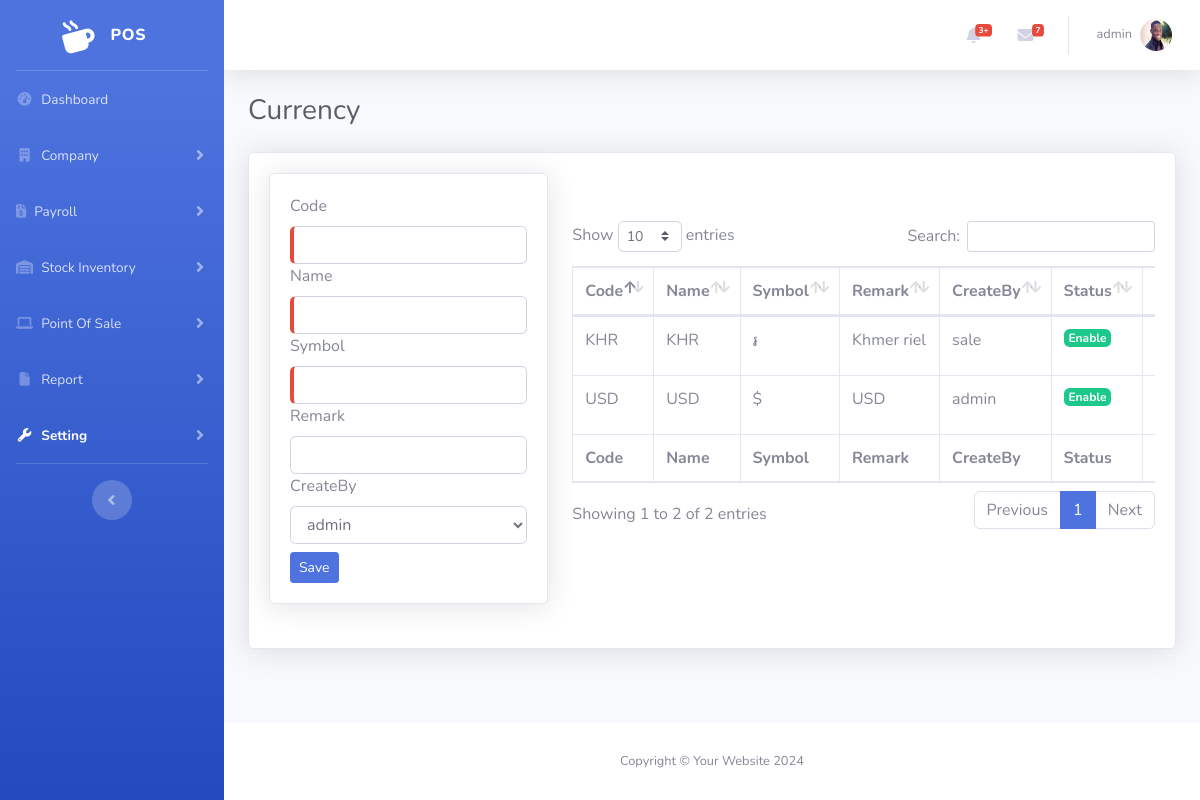
The page /admin/currency.php (signed in) on the database its author committed.
### tables this page shows
CREATE TABLE `user` (
  `Id` int(11) NOT NULL,
  `OutletId` int(11) DEFAULT NULL,
  `EmployeeId` int(11) DEFAULT NULL,
  `RoleId` int(11) DEFAULT NULL,
  `Username` varchar(120) NOT NULL,
  `Password` varchar(255) NOT NULL,
  `Remark` varchar(255) DEFAULT NULL,
  `Status` tinyint(1) DEFAULT 1,
  `CreateBy` int(11) DEFAULT NULL,
  `CreateAt` timestamp NOT NULL DEFAULT current_timestamp(),
  `UpdateAt` datetime DEFAULT NULL,
  `del` int(11) NOT NULL DEFAULT 1
);

CREATE TABLE `employee` (
  `Id` int(11) NOT NULL,
  `OutletId` int(11) NOT NULL,
  `Code` varchar(120) NOT NULL,
  `Firstname` varchar(120) NOT NULL,
  `Lastname` varchar(120) NOT NULL,
  `Gender` varchar(10) NOT NULL,
  `Dob` date DEFAULT NULL,
  `Nation` int(11) DEFAULT 1,
  `Marital` varchar(20) NOT NULL,
  `Email` varchar(120) DEFAULT NULL,
  `Tel` varchar(18) DEFAULT NULL,
  `Address` text DEFAULT NULL,
  `EmployeeType` int(11) DEFAULT 1,
  `Salary` decimal(6,2) DEFAULT 0.00,
  `Currency` int(11) DEFAULT 1,
  `Position` int(11) DEFAULT 1,
  `Bank` int(11) DEFAULT 1,
  `AccountName` varchar(200) DEFAULT NULL,
  `AccountNumber` varchar(200) DEFAULT NULL,
  `IdCard` int(20) DEFAULT NULL,
  `Image` varchar(255) DEFAULT NULL,
  `Status` tinyint(1) DEFAULT 1,
  `JoinAT` date DEFAULT NULL,
  `ResignAt` date DEFAULT NULL,
  `ReasonResign` text DEFAULT NULL,
  `CreateBy` int(11) DEFAULT NULL,
  `CreateAt` timestamp NOT NULL DEFAULT current_timestamp(),
  `UpdateAt` datetime DEFAULT NULL,
  `Remark` text DEFAULT NULL,
  `del` int(11) NOT NULL DEFAULT 1
);

CREATE TABLE `currency` (
  `Id` int(11) NOT NULL,
  `Code` varchar(11) NOT NULL,
  `Name` varchar(11) NOT NULL,
  `Symbol` varchar(11) DEFAULT NULL,
  `Remark` varchar(100) DEFAULT NULL,
  `CreateBy` varchar(100) DEFAULT NULL,
  `Status` tinyint(4) NOT NULL DEFAULT 1,
  `CreateAt` timestamp NOT NULL DEFAULT current_timestamp(),
  `UpdateAt` datetime DEFAULT NULL,
  `del` int(11) NOT NULL DEFAULT 1
);

### admin/currency.php (the view, shortened to what this page needs)
<?php
include('include/head.php');
include('function_currency.php');
?>
<!DOCTYPE html>
<html lang="en">
<head>
    <link href="vendor/fontawesome-free/css/all.min.css" rel="stylesheet" type="text/css">
    <link rel="stylesheet" href="https://cdnjs.cloudflare.com/ajax/libs/font-awesome/6.5.2/css/all.min.css" />
    <link href="css/sb-admin-2.min.css" rel="stylesheet">
    <link href="vendor/datatables/dataTables.bootstrap4.min.css" rel="stylesheet">
</head>
<body id="page-top">
    <div id="wrapper">
        <?php include './include/sidebar.php' ?>
        <div id="content-wrapper" class="d-flex flex-column">
            <div id="content">
                <?php include './include/topbar.php' ?>
                <div class="container-fluid">
                    <div class="d-sm-flex align-items-center justify-content-between mb-4">
                        <h1 class="h3 mb-0 text-gray-800">Currency</h1>
                    </div>
                    <div class="card shadow mb-4">
                        <div class="card-body">
                            <div class="row">
                                <div class="col-4">
                                    <form method="post" enctype="multipart/form-data">
                                        <?php
                                        if (isset($_REQUEST['Id'])) {
                                            $Currency_id = $_REQUEST['Id'];
                                            update();
                                            $rowFrm = $conn->query("SELECT * FROM `currency` WHERE Id=$Currency_id")->fetch_assoc();
                                        } else {
                                            $rowFrm = array("Name" => "",  "Code" => "", "CreateBy" => "","Symbol" => "","Remark" => "",);
                                        }
                                        ?>
                                        <div class="card shadow mb-4">
                                            <div class="card-body">
                                                <label for="Code">Code</label>
                                                <input type="text" class="form-control border-left-danger" name="txtcode" value="<?php echo '' . $rowFrm['Code'] . '' ?>" required>
                                                <label for="Name">Name</label>
                                                <input type="text" class="form-control border-left-danger" name="txtname" value="<?php echo '' . $rowFrm['Name'] . '' ?>" required>
                                                <label for="Symbol">Symbol</label>
                                                <input type="text" class="form-control border-left-danger" name="txtsymbol" value="<?php echo '' . $rowFrm['Symbol'] . '' ?>" required>
                                                <label for="Remark">Remark</label>
                                                <input type="text" class="form-control " name="txtremark" value="<?php echo '' . $rowFrm['Remark'] . '' ?>" required>
                                                <label for="CreateBy">CreateBy</label>
                                                <select class="form-control mb-2" style="width: 100%;" name="txtcreateby">
                                                    <?php
                                                    $sqlcreateby = "SELECT * FROM `user` WHERE del=1";
                                                    $qrcreateby = $conn->query($sqlcreateby);
                                                    while ($rowcreateby = $qrcreateby->fetch_assoc()) {
                                                        if ($rowcreateby['Id'] == $rowFrm['CreateBy']) $sel = 'selected';
                                                        else $sel = '';
                                                        echo '<option value="' . $rowcreateby['Id'] . '" ' . $sel . '>' . $rowcreateby['Username'] . '</option>';
                                                    }
                                                    ?>
                                                </select>
                                                <?php
                                                if (isset($_REQUEST['Id'])) {
                                                    echo '
                                                        <input type="submit" value="UPDATE" class="btn btn-success btn-sm " name="btnUpdate">
                                                        <a href="currency.php" class="btn btn-info btn-sm"> NEW </a>
                                                    ';
                                                } else {
                                                    echo '
                                                        <button type="submit" class="btn btn-primary btn-sm" name="btnAdd">Save</button>
                                                        ';
                                                }
                                                ?>
                                            </div>
                                        </div>
                                    </form>
                                </div>
                                <div class="col-8 mt-5">
                                    <div class="table-responsive">
                                        <table class="table table-bordered" id="dataTable" width="100%" cellspacing="0">
                                            <thead>
                                                <tr>
                                                    <th>Code</th>
                                                    <th>Name</th>
                                                    <th>Symbol</th>
                                                    <th>Remark</th>
                                                    <th>CreateBy</th>
                                                    <th>Status</th>
                                                    <th>Action</th>
                                                </tr>
                                            </thead>
                                            <tfoot>
                                                <tr>
                                                    <th>Code</th>
                                                    <th>Name</th>
                                                    <th>Symbol</th>
                                                    <th>Remark</th>
                                                    <th>CreateBy</th>
                                                    <th>Status</th>
                                                    <th>Action</th>
                                                </tr>
                                            </tfoot>
                                            <tbody>
                                                <?php
                                                $sqlCurrency = "SELECT * FROM `currency` WHERE del=1";
                                                $item = $conn->query($sqlCurrency);
                                                ?>
                                                <?php foreach ($item as $rowCurrency) :
                                                    $createby = $conn->query("SELECT * FROM `user` WHERE Id=" . $rowCurrency['CreateBy'])->fetch_assoc();
                                                ?>
                                                    <tr>
                                                        <td><?= $rowCurrency['Code'] ?></td>
                                                        <td><?= $rowCurrency['Name'] ?></td>
                                                        <td><?= $rowCurrency['Symbol'] ?></td>
                                                        <td><?= $rowCurrency['Remark'] ?></td>
                                                        <td><?= $createby['Username'] ?></td>
                                                        <td>
                                                            <?php
                                                            if ($rowCurrency['Status'] == 1) {
                                                                echo '<p><a href="statusCurrency.php?Id=' . $rowCurrency['Id'] . '&Status=0" class="badge badge-lg badge-success text-white">Enable</a></p>';
                                                            } else {
                                                                echo '<p><a href="statusCurrency.php?Id=' . $rowCurrency['Id'] . '&Status=1" class="badge badge-secondary badge-lg text-white">Disable</a></p>';
                                                            }
                                                            ?>
                                                        </td>
                                                        <td>
                                                        </td>
                                                    </tr>
                                                <?php endforeach  ?>
                                            </tbody>
                                        </table>
                                    </div>
                                </div>
                            </div>
                        </div>
                    </div>
                </div>
            </div>
            <?php include './include/footer.php' ?>
        </div>
    </div>
</body>
</html>

### admin/include/topbar.php (shortened to what this page needs)
<?php
include('../admin/cn.php');
?>
<nav class="navbar navbar-expand navbar-light bg-white topbar mb-4 static-top shadow">
    <ul class="navbar-nav ml-auto">
        <li class="nav-item dropdown no-arrow mx-1">
            <a class="nav-link dropdown-toggle" href="#" id="alertsDropdown" role="button" data-toggle="dropdown" aria-haspopup="true" aria-expanded="false">
                <i class="fas fa-bell fa-fw"></i>
                <span class="badge badge-danger badge-counter">3+</span>
            </a>
        </li>
        <li class="nav-item dropdown no-arrow mx-1">
            <a class="nav-link dropdown-toggle" href="#" id="messagesDropdown" role="button" data-toggle="dropdown" aria-haspopup="true" aria-expanded="false">
                <i class="fas fa-envelope fa-fw"></i>
                <span class="badge badge-danger badge-counter">7</span>
            </a>
        </li>
        <?php
        $id = $_SESSION['session'];
        $sql = "SELECT * FROM `user` WHERE `Id` = '$id'";
        $rs = $conn->query($sql);
        $row = mysqli_fetch_assoc($rs);
        $Profile = $conn->query("SELECT * FROM `Employee` WHERE Id=" . $row['EmployeeId'])->fetch_assoc();
        ?>
        <li class="nav-item dropdown no-arrow">
            <a class="nav-link dropdown-toggle" href="#" id="userDropdown" role="button" data-toggle="dropdown" aria-haspopup="true" aria-expanded="false">
                <span class="mr-2 d-none d-lg-inline text-gray-600 small"><?php echo $row['Username'] ?></span>
                <img class="img-profile rounded-circle" src="../admin/ImageEmp/<?php echo $Profile['Image'] ?>" id="imgInp">
            </a>
        </li>
    </ul>
</nav>

### rows shown on the page
user: Username "admin"
employee: Image (picture)
currency: Code "USD", Name "USD", Symbol "$", Remark "USD", user.Username "admin"
currency: Code "KHR", Name "KHR", Symbol "៛", Remark "Khmer riel", user.Username "sale"

### other values the page prints
form field txtcreateby "admin"
